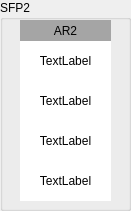
   <widget class="QGroupBox" name="groupBox_4">
    <property name="geometry">
     <rect>
      <x>330</x>
      <y>280</y>
      <width>131</width>
      <height>211</height>
     </rect>
    </property>
    <property name="title">
     <string>SFP2</string>
    </property>
    <widget class="QLabel" name="SFP2_AR_LS_label">
     <property name="geometry">
      <rect>
       <x>20</x>
       <y>40</y>
       <width>91</width>
       <height>41</height>
      </rect>
     </property>
     <property name="styleSheet">
      <string notr="true">background-color: rgb(255, 255, 255);</string>
     </property>
     <property name="text">
      <string>TextLabel</string>
     </property>
     <property name="alignment">
      <set>Qt::AlignCenter</set>
     </property>
    </widget>
    <widget class="QLabel" name="label_15">
     <property name="geometry">
      <rect>
       <x>20</x>
       <y>20</y>
       <width>91</width>
       <height>21</height>
      </rect>
     </property>
     <property name="layoutDirection">
      <enum>Qt::LeftToRight</enum>
     </property>
     <property name="autoFillBackground">
      <bool>false</bool>
     </property>
     <property name="styleSheet">
      <string notr="true">background-color: rgb(165, 165, 165);</string>
     </property>
     <property name="lineWidth">
      <number>0</number>
     </property>
     <property name="text">
      <string>AR2</string>
     </property>
     <property name="alignment">
      <set>Qt::AlignCenter</set>
     </property>
    </widget>
    <widget class="QLabel" name="SFP2_AR_PF_label">
     <property name="geometry">
      <rect>
       <x>20</x>
       <y>160</y>
       <width>91</width>
       <height>41</height>
      </rect>
     </property>
     <property name="styleSheet">
      <string notr="true">background-color: rgb(255, 255, 255);</string>
     </property>
     <property name="text">
      <string>TextLabel</string>
     </property>
     <property name="alignment">
      <set>Qt::AlignCenter</set>
     </property>
    </widget>
    <widget class="QLabel" name="SFP2_AR_BR_label">
     <property name="geometry">
      <rect>
       <x>20</x>
       <y>120</y>
       <width>91</width>
       <height>41</height>
      </rect>
     </property>
     <property name="styleSheet">
      <string notr="true">background-color: rgb(255, 255, 255);</string>
     </property>
     <property name="text">
      <string>TextLabel</string>
     </property>
     <property name="alignment">
      <set>Qt::AlignCenter</set>
     </property>
    </widget>
    <widget class="QLabel" name="SFP2_AR_EM_label">
     <property name="geometry">
      <rect>
       <x>20</x>
       <y>80</y>
       <width>91</width>
       <height>41</height>
      </rect>
     </property>
     <property name="styleSheet">
      <string notr="true">background-color: rgb(255, 255, 255);</string>
     </property>
     <property name="text">
      <string>TextLabel</string>
     </property>
     <property name="alignment">
      <set>Qt::AlignCenter</set>
     </property>
    </widget>
   </widget>
